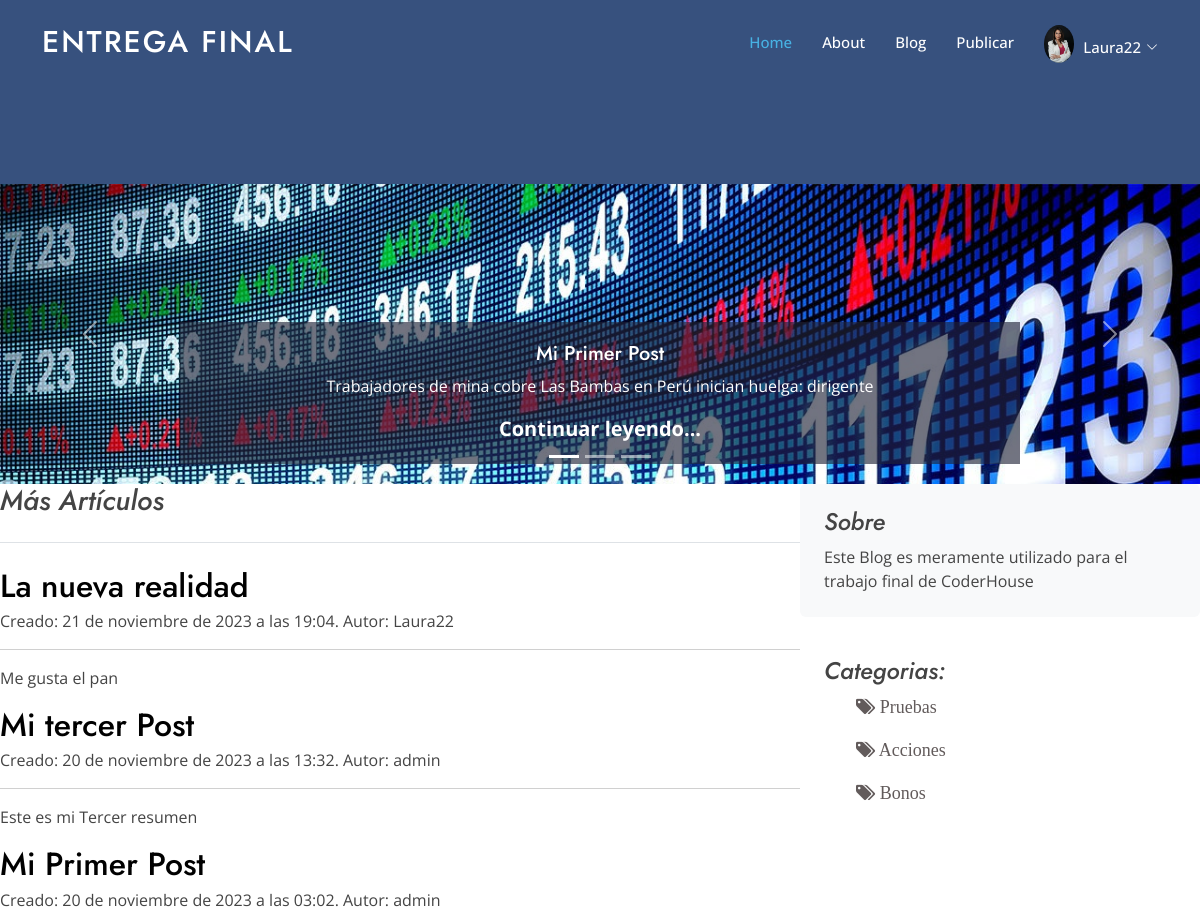
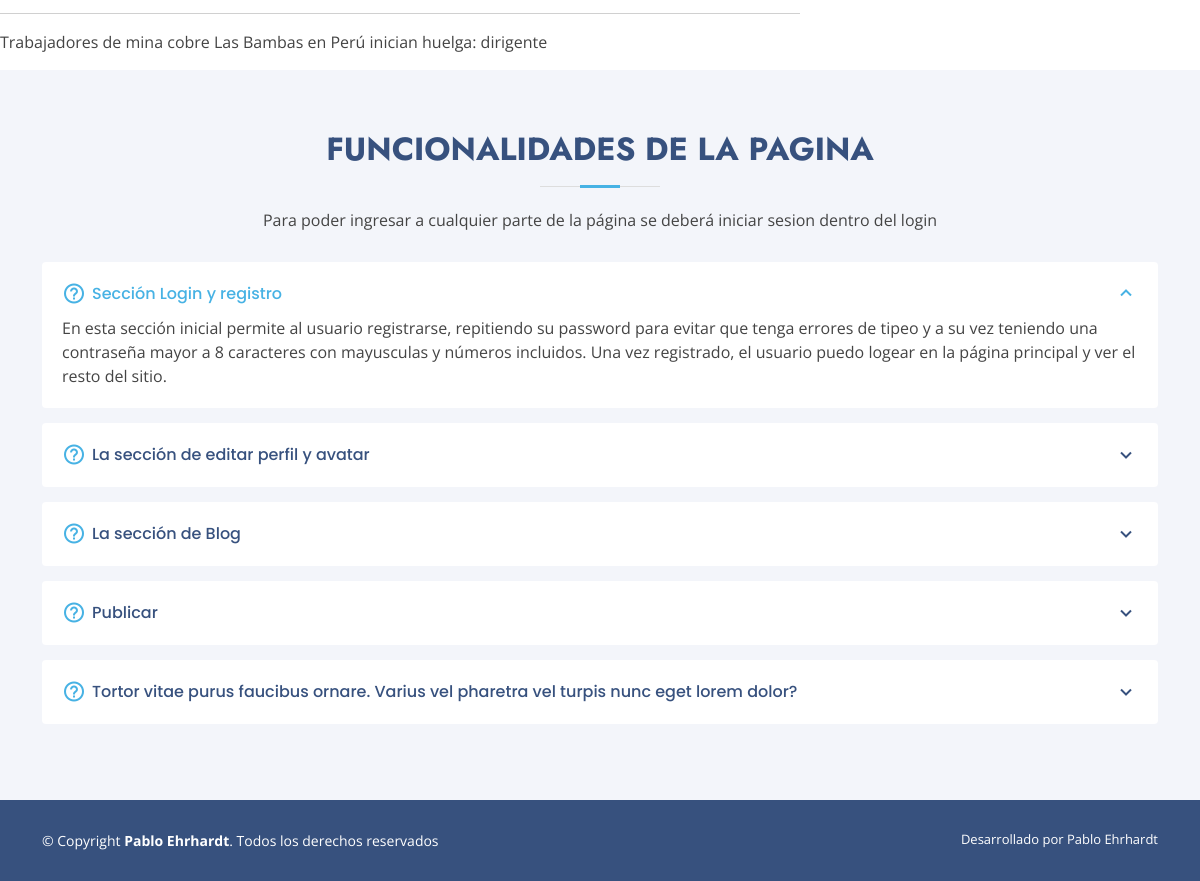
/Blogs/ (signed in), run on the app's committed database (2 pictures, top to bottom).
### Accounts/models.py (models this page shows, shortened)
class Avatar(models.Model):
    user = models.ForeignKey(User, on_delete=models.CASCADE)
    imagen = models.ImageField(upload_to='avatares', null=True, blank = True)

class Post (models.Model):
    titulo=models.CharField(max_length=200)
    slug=models.SlugField(unique=True)
    resumen= models.CharField (max_length=300 , default='sin resumen')
    fecha= models.DateTimeField(auto_now_add=True)
    contenido=models.TextField (max_length=10000, default='sin contenido')
    autor=models.ForeignKey(settings.AUTH_USER_MODEL, on_delete=models.PROTECT)
    categoria=models.ManyToManyField('categorias',default="Sin categoria")
    destacado= models.BooleanField(default=False)
    imagen=models.ImageField(upload_to='Blog_image', null=True , blank=True)
    now_date=models.DateTimeField(default=timezone.now)
    class meta:
        ordering= ["-fecha"] # Para que muestre los ultimos blogs creados primeros

class Categorias (models.Model):
    titulo=models.CharField(max_length=200)
    slug=models.SlugField(unique=True)
    class meta:
        verbose_name_plural= 'categorias'

### Accounts/views.py (the view)
@login_required
def Posts (request):
    posts= Post.objects.all().order_by('-fecha')
    lista_categorias=Categorias.objects.all()
    destacados=Post.objects.filter(destacado=True)[:3]
    context= {
        'lista_post' :posts,
        'lista_categorias' : lista_categorias,
        'destacados' : destacados,
    }
    return render (request,"Accounts/blogs.html", context=context)

### Accounts/templates/Accounts/Blogs.html (shortened to what this page needs)
{% extends "Accounts/Padre.html" %}
{% load static %}
{% block Main %}
<section id="hero2" class="d-flex align-items-center">
</section>
{% endblock %}
{% block bloque2 %}
<div id="carouselIndicators" class="carousel slide" data-bs-ride="true" sytle="max-height:300px !Important; margin:auto;">
  <div class="carousel-indicators">
      <button type="button" data-bs-target="#carouselIndicators" data-bs-slide-to="0" class="active"
              aria-current="true" aria-label="Slide 1"></button>
      <button type="button" data-bs-target="#carouselIndicators" data-bs-slide-to="1"
              aria-label="Slide 2"></button>
      <button type="button" data-bs-target="#carouselIndicators" data-bs-slide-to="2"
              aria-label="Slide 3"></button>
  </div>
  <div class="carousel-inner">
      {% for f in destacados %}
      <div class="carousel-item {% if f == destacados|first %}active{% endif %} edition2">
        {% if f.imagen %}
          <img src="{{ f.imagen.url }}" class="imagencarrusel" alt="imagen"  style="object-fit: contain; overflow: hidden;">
          {% else %}
            <img src="{% static 'Accounts/images/Banner.png' %}" class="imagencarrusel" alt="imagen predeterminada" style="object-fit: contain; overflow: hidden;">
        {% endif %}
          <div class="carousel-caption d-none d-md-block" style="background-color: #212438a1;">
            <h5>{{ f.titulo }}</h5>
            <p>{{ f.resumen }}</p>
            <p class="lead mb-0 px-5"><a href="{% url 'Post'  f.slug %}" class="text-white fw-bold">Continuar
                                 leyendo...</a></p>
          </div>
        </div>
      {% endfor %}
  </div>
  <button class="carousel-control-prev" type="button" data-bs-target="#carouselIndicators"
          data-bs-slide="prev">
      <span class="carousel-control-prev-icon" aria-hidden="true"></span>
  </button>
  <button class="carousel-control-next" type="button" data-bs-target="#carouselIndicators"
          data-bs-slide="next">
      <span class="carousel-control-next-icon" aria-hidden="true"></span>
  </button>
</div>
{% endblock %}
{% block bloque3 %}
<div class="row" style="--bs-gutter-x: auto !important;">
  <div class="col-md-8">
      <h3 class="pb-4 mb-4 fst-italic border-bottom">
          Más Artículos
      </h3>
      {% for Post in lista_post %}
          <article class="blog-post">
              <h2 class="blog-post-title mb-1">
                  <a href="{% url 'Post'  Post.slug %}" style="text-decoration: none"
                     class="text-black">
                      {{ Post.titulo}}
                  </a>
              </h2>
              <p class="blog-post-meta">Creado: {{ Post.fecha }}.  Autor: {{Post.autor}}</p>
              <hr>
              <p>{{ Post.resumen }}</p>
          </article>
      {% endfor %}
  </div>
  <div class="col-md-4">
      <div class="position-sticky" style="top: 2rem;">
          <div class="p-4 mb-3 bg-light rounded">
              <h4 class="fst-italic">Sobre</h4>
              <p class="mb-0">Este Blog es meramente utilizado para el trabajo final de CoderHouse</p>
          </div>
          <div class="p-4">
              <h4 class="fst-italic">Categorias:</h4>
              {% for Categorias in lista_categorias %}
                <ul class="categorias_list">
                  <li><a class="nav-link scrollto" href="{% url 'RCategoria'  Categorias.slug %}"><i class='fa fa-tags'></i> {{ Categorias.titulo }} </a> </li>
                </ul>
              {% endfor %}
          </div>
      </div>
  </div>
</div>
</main>
{% endblock %}

### Accounts/templates/Accounts/Padre.html (shortened to what this page needs)
<!DOCTYPE html>
<html lang="en">
<head>
  {% load static %}
  <link href="{% static 'Accounts/Page/assets/vendor/aos/aos.css' %}" rel="stylesheet">
  <link href="{% static 'Accounts/Page/assets/vendor/bootstrap/css/bootstrap.min.css' %}" rel="stylesheet">
  <link href="{% static 'Accounts/Page/assets/vendor/bootstrap-icons/bootstrap-icons.css' %}" rel="stylesheet">
  <link href="{% static 'Accounts/Page/assets/vendor/boxicons/css/boxicons.min.css' %}" rel="stylesheet">
  <link href="{% static 'Accounts/Page/assets/vendor/glightbox/css/glightbox.min.css' %}" rel="stylesheet">
  <link href="{% static 'Accounts/Page/assets/vendor/remixicon/remixicon.css' %}" rel="stylesheet">
  <link href="{% static 'Accounts/Page/assets/vendor/swiper/swiper-bundle.min.css' %}" rel="stylesheet">
  <link rel="stylesheet" type="text/css" href="{% static 'Accounts/fonts/font-awesome-4.7.0/css/font-awesome.min.css' %}">
  <link href="{% static 'Accounts/Page/assets/css/style.css' %}" rel="stylesheet">
</head>
<body>
  <header id="header" class="fixed-top ">
    <div class="container d-flex align-items-center">
      <h1 class="logo me-auto"><a href="index.html">Entrega Final </a></h1>
      <nav id="navbar" class="navbar">
        <ul>
          <li><a class="nav-link scrollto active" href="{% url 'index' %}">Home</a></li>
          <li><a class="nav-link scrollto" href="{% url 'about' %}">About</a></li>
          <li><a class="nav-link scrollto" href="{% url 'Blogs' %}">Blog</a></li>
          <li><a class="nav-link scrollto" href="{% url 'publicar' %}">Publicar</a></li>
          <li class="avatar2">
            {% if request.user.avatar_set.exists %}
            {% if request.user.avatar_set.first.imagen %}
                <img src="{{ request.user.avatar_set.first.imagen.url }}" class="rounded-circle" width="30px" alt="Avatar de {{ request.user.username }}">
            {% else %}
            <img src="{% static 'Accounts/nonavatar.png' %}" alt="user" class="rounded-circle" width="31">
            {% endif %}
        {% else %}
            <img src="{% static 'Accounts/nonavatar.png' %}" alt="user" class="rounded-circle" width="31">
        {% endif %}</li>
          <li class="dropdown scrollto"><a href="#" class="perfil"><span>{{request.user.username}} </span> <i class="bi bi-chevron-down"></i></a>
          </li>
        </ul>
      </nav>
    </div>
  </header>
  {% block Main %}
 {% endblock %}
  <main id="main">
  {% block bloque2 %}
  {% endblock %}
    {% block bloque3 %}
    {% endblock %}
    <section id="faq" class="faq section-bg">
      <div class="container" data-aos="fade-up">
        <div class="section-title">
          <h2>Funcionalidades de la Pagina</h2>
          <p> Para poder ingresar a cualquier parte de la página se deberá iniciar sesion dentro del login</p>
        </div>
        <div class="faq-list">
          <ul>
            <li data-aos="fade-up" data-aos-delay="100">
              <i class="bx bx-help-circle icon-help"></i> <a data-bs-toggle="collapse" class="collapse" data-bs-target="#faq-list-1"> Sección Login y registro <i class="bx bx-chevron-up icon-close"></i></a>
              <div id="faq-list-1" class="collapse show" data-bs-parent=".faq-list">
                <p>
                 En esta sección inicial permite al usuario registrarse, repitiendo su password para evitar que tenga errores de tipeo y a su vez teniendo una contraseña mayor a 8 caracteres
                 con mayusculas y números incluidos. Una vez registrado, el usuario puedo logear en la página principal y ver el resto del sitio.
                </p>
              </div>
            </li>
            <li data-aos="fade-up" data-aos-delay="200">
              <i class="bx bx-help-circle icon-help"></i> <a data-bs-toggle="collapse" data-bs-target="#faq-list-2" class="collapsed">La sección de editar perfil y avatar<i class="bx bx-chevron-down icon-show"></i></a>
            </li>
            <li data-aos="fade-up" data-aos-delay="300">
              <i class="bx bx-help-circle icon-help"></i> <a data-bs-toggle="collapse" data-bs-target="#faq-list-3" class="collapsed">La sección de Blog<i class="bx bx-chevron-down icon-show"></i></a>
            </li>
            <li data-aos="fade-up" data-aos-delay="400">
              <i class="bx bx-help-circle icon-help"></i> <a data-bs-toggle="collapse" data-bs-target="#faq-list-4" class="collapsed">Publicar <i class="bx bx-chevron-down icon-show"></i></a>
            </li>
            <li data-aos="fade-up" data-aos-delay="500">
              <i class="bx bx-help-circle icon-help"></i> <a data-bs-toggle="collapse" data-bs-target="#faq-list-5" class="collapsed">Tortor vitae purus faucibus ornare. Varius vel pharetra vel turpis nunc eget lorem dolor? <i class="bx bx-chevron-down icon-show"></i></a>
            </li>
          </ul>
        </div>
      </div>
    </section>
  <footer id="footer">
    <div class="container footer-bottom clearfix">
      <div class="copyright">
        &copy; Copyright <strong><span>Pablo Ehrhardt</span></strong>. Todos los derechos reservados
      </div>
      <div class="credits">
        Desarrollado por Pablo Ehrhardt
      </div>
    </div>
  </footer>
</body>
</html>

### Accounts/static/Accounts/Page/assets/css/style.css (style rules this page uses)
body { font-family: "Open Sans", sans-serif; color: #444444; }
a { color: #47b2e4; text-decoration: none; }
.avatar2 { padding:10px 9px 6px 30px; }
.perfil { padding:10px 0px 0px 0px !important ; }
h1, h2, h3, h4, h5, h6 { font-family: "Jost", sans-serif; }
.categorias_list { text-align: left !important; list-style: none !important; font-family: fst-italic !important; font-size: 18px; color:#625b5b; transition: color 0.3s ease-in-out; }
.imagencarrusel { object-fit: cover; width: 100%; height: 95%; display: block; margin-left: auto; margin-right: auto; }
.edition2 { max-height: 300px !important; margin: auto !important; overflow: hidden !important; }
#header { transition: all 0.5s; z-index: 997; padding: 15px 0; }
#header .logo { font-size: 30px; margin: 0; padding: 0; line-height: 1; font-weight: 500; letter-spacing: 2px; text-transform: uppercase; }
#header .logo a { color: #fff; }
.navbar { padding: 0; }
.navbar ul { margin: 0; padding: 0; display: flex; list-style: none; align-items: center; }
.navbar li { position: relative; }
.navbar a, .navbar a:focus { display: flex; align-items: center; justify-content: space-between; padding: 10px 0 10px 30px; font-size: 15px; font-weight: 500; color: #fff; white-space: nowrap; transition: 0.3s; }
.navbar a i, .navbar a:focus i { font-size: 12px; line-height: 0; margin-left: 5px; }
.navbar a:hover, .navbar .active, .navbar .active:focus, .navbar li:hover>a { color: #47b2e4; }
#hero2 { width: 100%; height: 23vh; background: #37517e; }
section { padding: 60px 0; overflow: hidden; }
.section-bg { background-color: #f3f5fa; }
.section-title { text-align: center; padding-bottom: 30px; }
.section-title h2 { font-size: 32px; font-weight: bold; text-transform: uppercase; margin-bottom: 20px; padding-bottom: 20px; position: relative; color: #37517e; }
.section-title h2::before { content: ""; position: absolute; display: block; width: 120px; height: 1px; background: #ddd; bottom: 1px; left: calc(50% - 60px); }
.section-title h2::after { content: ""; position: absolute; display: block; width: 40px; height: 3px; background: #47b2e4; bottom: 0; left: calc(50% - 20px); }
.section-title p { margin-bottom: 0; }
.faq .faq-list { padding: 0 100px; }
.faq .faq-list ul { padding: 0; list-style: none; }
.faq .faq-list li+li { margin-top: 15px; }
.faq .faq-list li { padding: 20px; background: #fff; border-radius: 4px; position: relative; }
.faq .faq-list a { display: block; position: relative; font-family: "Poppins", sans-serif; font-size: 16px; line-height: 24px; font-weight: 500; padding: 0 30px; outline: none; cursor: pointer; }
.faq .faq-list .icon-help { font-size: 24px; position: absolute; right: 0; left: 20px; color: #47b2e4; }
.faq .faq-list .icon-show, .faq .faq-list .icon-close { font-size: 24px; position: absolute; right: 0; top: 0; }
.faq .faq-list p { margin-bottom: 0; padding: 10px 0 0 0; }
.faq .faq-list .icon-show { display: none; }
.faq .faq-list a.collapsed { color: #37517e; transition: 0.3s; }
.faq .faq-list a.collapsed .icon-show { display: inline-block; }
@media (max-width: 1200px) { .faq .faq-list { padding: 0; } }
#footer { font-size: 14px; background: #37517e; }
#footer .footer-bottom { padding-top: 30px; padding-bottom: 30px; color: #fff; }
#footer .copyright { float: left; }
#footer .credits { float: right; font-size: 13px; }

### data on the page
Post: imagen (picture), titulo "Mi Primer Post", resumen "Trabajadores de mina cobre Las Bambas en Perú inician huelga: dirigente", fecha "20 de noviembre de 2023 a las 03:02", autor "admin"
Post: titulo "La nueva realidad", fecha "21 de noviembre de 2023 a las 19:04", autor "Laura22", resumen "Me gusta el pan"
Post: titulo "Mi tercer Post", fecha "20 de noviembre de 2023 a las 13:32", autor "admin", resumen "Este es mi Tercer resumen"
Categorias: titulo "Pruebas"
Categorias: titulo "Acciones"
Categorias: titulo "Bonos"

### other printed values
{{ request.user.username }} "Laura22"
